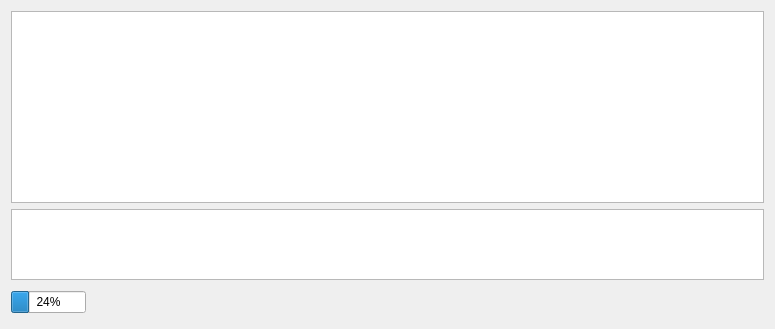
<?xml version="1.0" encoding="UTF-8"?>
<ui version="4.0">
 <class>SynapticAppositionSurfaceAnalysis</class>
 <widget class="QDialog" name="SynapticAppositionSurfaceAnalysis">
  <property name="geometry">
   <rect>
    <x>0</x>
    <y>0</y>
    <width>775</width>
    <height>329</height>
   </rect>
  </property>
  <property name="windowTitle">
   <string>Synaptic Apposition Surface Analysis</string>
  </property>
  <layout class="QVBoxLayout" name="verticalLayout">
   <item>
    <widget class="QTableWidget" name="dataTable">
     <property name="sizePolicy">
      <sizepolicy hsizetype="Expanding" vsizetype="MinimumExpanding">
       <horstretch>0</horstretch>
       <verstretch>0</verstretch>
      </sizepolicy>
     </property>
     <property name="horizontalScrollBarPolicy">
      <enum>Qt::ScrollBarAlwaysOff</enum>
     </property>
     <property name="editTriggers">
      <set>QAbstractItemView::NoEditTriggers</set>
     </property>
     <attribute name="verticalHeaderVisible">
      <bool>false</bool>
     </attribute>
    </widget>
   </item>
   <item>
    <widget class="QTableWidget" name="analysisTable">
     <property name="sizePolicy">
      <sizepolicy hsizetype="Expanding" vsizetype="Maximum">
       <horstretch>0</horstretch>
       <verstretch>0</verstretch>
      </sizepolicy>
     </property>
     <property name="maximumSize">
      <size>
       <width>16777215</width>
       <height>80</height>
      </size>
     </property>
     <property name="editTriggers">
      <set>QAbstractItemView::NoEditTriggers</set>
     </property>
     <attribute name="horizontalHeaderVisible">
      <bool>true</bool>
     </attribute>
     <attribute name="verticalHeaderVisible">
      <bool>false</bool>
     </attribute>
    </widget>
   </item>
   <item>
    <layout class="QHBoxLayout" name="horizontalLayout_5">
     <item>
      <widget class="QProgressBar" name="progressBar">
       <property name="enabled">
        <bool>true</bool>
       </property>
       <property name="maximumSize">
        <size>
         <width>75</width>
         <height>16777215</height>
        </size>
       </property>
       <property name="value">
        <number>24</number>
       </property>
       <property name="textVisible">
        <bool>true</bool>
       </property>
       <property name="invertedAppearance">
        <bool>false</bool>
       </property>
      </widget>
     </item>
     <item>
      <spacer name="horizontalSpacer_5">
       <property name="orientation">
        <enum>Qt::Horizontal</enum>
       </property>
       <property name="sizeHint" stdset="0">
        <size>
         <width>40</width>
         <height>20</height>
        </size>
       </property>
      </spacer>
     </item>
     <item>
      <widget class="QPushButton" name="writeDataToFile">
       <property name="sizePolicy">
        <sizepolicy hsizetype="Fixed" vsizetype="Fixed">
         <horstretch>0</horstretch>
         <verstretch>0</verstretch>
        </sizepolicy>
       </property>
       <property name="minimumSize">
        <size>
         <width>32</width>
         <height>32</height>
        </size>
       </property>
       <property name="maximumSize">
        <size>
         <width>32</width>
         <height>32</height>
        </size>
       </property>
       <property name="baseSize">
        <size>
         <width>32</width>
         <height>32</height>
        </size>
       </property>
       <property name="toolTip">
        <string>Add taxonomy node</string>
       </property>
       <property name="text">
        <string/>
       </property>
       <property name="iconSize">
        <size>
         <width>22</width>
         <height>22</height>
        </size>
       </property>
       <property name="flat">
        <bool>true</bool>
       </property>
      </widget>
     </item>
     <item>
      <widget class="QPushButton" name="changeQuery">
       <property name="sizePolicy">
        <sizepolicy hsizetype="Fixed" vsizetype="Fixed">
         <horstretch>0</horstretch>
         <verstretch>0</verstretch>
        </sizepolicy>
       </property>
       <property name="minimumSize">
        <size>
         <width>32</width>
         <height>32</height>
        </size>
       </property>
       <property name="maximumSize">
        <size>
         <width>32</width>
         <height>32</height>
        </size>
       </property>
       <property name="baseSize">
        <size>
         <width>32</width>
         <height>32</height>
        </size>
       </property>
       <property name="toolTip">
        <string>Select Information Fields</string>
       </property>
       <property name="text">
        <string/>
       </property>
       <property name="icon">
        <iconset resource="../../../App/rsc/espina.qrc">
         <normaloff>:/espina/settings.png</normaloff>:/espina/settings.png</iconset>
       </property>
       <property name="iconSize">
        <size>
         <width>22</width>
         <height>22</height>
        </size>
       </property>
       <property name="flat">
        <bool>true</bool>
       </property>
      </widget>
     </item>
    </layout>
   </item>
  </layout>
 </widget>
 <resources>
  <include location="../../../App/rsc/espina.qrc"/>
 </resources>
 <connections/>
</ui>
